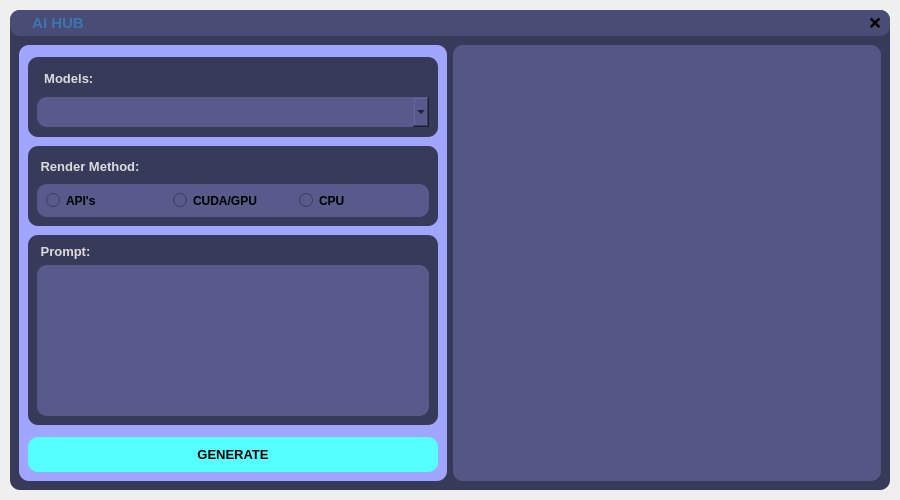
<?xml version="1.0" encoding="UTF-8"?>
<ui version="4.0">
 <class>MainWindow</class>
 <widget class="QMainWindow" name="MainWindow">
  <property name="geometry">
   <rect>
    <x>0</x>
    <y>0</y>
    <width>900</width>
    <height>500</height>
   </rect>
  </property>
  <property name="minimumSize">
   <size>
    <width>900</width>
    <height>500</height>
   </size>
  </property>
  <property name="maximumSize">
   <size>
    <width>900</width>
    <height>500</height>
   </size>
  </property>
  <property name="windowTitle">
   <string>MainWindow</string>
  </property>
  <widget class="QWidget" name="centralwidget">
   <property name="minimumSize">
    <size>
     <width>900</width>
     <height>500</height>
    </size>
   </property>
   <property name="maximumSize">
    <size>
     <width>900</width>
     <height>500</height>
    </size>
   </property>
   <layout class="QGridLayout" name="gridLayout">
    <property name="leftMargin">
     <number>10</number>
    </property>
    <property name="topMargin">
     <number>10</number>
    </property>
    <property name="rightMargin">
     <number>10</number>
    </property>
    <property name="bottomMargin">
     <number>10</number>
    </property>
    <item row="0" column="0">
     <widget class="QFrame" name="frame">
      <property name="styleSheet">
       <string notr="true">QFrame{
	background-color: rgb(56, 58, 89);
	color: rgb(220, 220, 220);
	border-radius: 10px;
}</string>
      </property>
      <property name="frameShape">
       <enum>QFrame::StyledPanel</enum>
      </property>
      <property name="frameShadow">
       <enum>QFrame::Raised</enum>
      </property>
      <layout class="QGridLayout" name="gridLayout_2">
       <property name="leftMargin">
        <number>0</number>
       </property>
       <property name="topMargin">
        <number>0</number>
       </property>
       <property name="rightMargin">
        <number>0</number>
       </property>
       <property name="bottomMargin">
        <number>0</number>
       </property>
       <property name="spacing">
        <number>0</number>
       </property>
       <item row="0" column="0">
        <widget class="QFrame" name="frame_3">
         <property name="maximumSize">
          <size>
           <width>16777215</width>
           <height>40</height>
          </size>
         </property>
         <property name="styleSheet">
          <string notr="true">background-color: rgb(73, 76, 116);</string>
         </property>
         <property name="frameShape">
          <enum>QFrame::StyledPanel</enum>
         </property>
         <property name="frameShadow">
          <enum>QFrame::Raised</enum>
         </property>
         <layout class="QGridLayout" name="gridLayout_4">
          <property name="leftMargin">
           <number>9</number>
          </property>
          <property name="topMargin">
           <number>3</number>
          </property>
          <property name="rightMargin">
           <number>9</number>
          </property>
          <property name="bottomMargin">
           <number>3</number>
          </property>
          <item row="0" column="3">
           <widget class="QPushButton" name="close_btn">
            <property name="font">
             <font>
              <pointsize>11</pointsize>
              <bold>true</bold>
             </font>
            </property>
            <property name="cursor">
             <cursorShape>PointingHandCursor</cursorShape>
            </property>
            <property name="styleSheet">
             <string notr="true">border-radius: 10px</string>
            </property>
            <property name="text">
             <string>❌</string>
            </property>
           </widget>
          </item>
          <item row="0" column="0">
           <widget class="QLabel" name="label">
            <property name="maximumSize">
             <size>
              <width>30</width>
              <height>30</height>
             </size>
            </property>
            <property name="text">
             <string/>
            </property>
            <property name="pixmap">
             <pixmap resource="res/res.qrc">:/1/image/[removal.ai]_a84c2b95-b237-4c04-add0-3ab8754597be-aihub_PDDORY.png</pixmap>
            </property>
            <property name="scaledContents">
             <bool>true</bool>
            </property>
           </widget>
          </item>
          <item row="0" column="2">
           <spacer name="horizontalSpacer">
            <property name="orientation">
             <enum>Qt::Horizontal</enum>
            </property>
            <property name="sizeHint" stdset="0">
             <size>
              <width>738</width>
              <height>20</height>
             </size>
            </property>
           </spacer>
          </item>
          <item row="0" column="1">
           <widget class="QLabel" name="label_title">
            <property name="font">
             <font>
              <pointsize>11</pointsize>
              <bold>true</bold>
             </font>
            </property>
            <property name="styleSheet">
             <string notr="true">color: rgb(59, 117, 176)</string>
            </property>
            <property name="text">
             <string>AI HUB</string>
            </property>
            <property name="alignment">
             <set>Qt::AlignCenter</set>
            </property>
           </widget>
          </item>
         </layout>
        </widget>
       </item>
       <item row="1" column="0">
        <widget class="QWidget" name="widget" native="true">
         <property name="styleSheet">
          <string notr="true"/>
         </property>
         <layout class="QGridLayout" name="gridLayout_3">
          <item row="0" column="1">
           <widget class="QFrame" name="frame_4">
            <property name="styleSheet">
             <string notr="true">background-color: rgb(84, 87, 134);</string>
            </property>
            <property name="frameShape">
             <enum>QFrame::StyledPanel</enum>
            </property>
            <property name="frameShadow">
             <enum>QFrame::Raised</enum>
            </property>
            <layout class="QGridLayout" name="gridLayout_6">
             <item row="0" column="0">
              <widget class="QLabel" name="hasil">
               <property name="maximumSize">
                <size>
                 <width>408</width>
                 <height>408</height>
                </size>
               </property>
               <property name="text">
                <string/>
               </property>
               <property name="scaledContents">
                <bool>true</bool>
               </property>
              </widget>
             </item>
            </layout>
           </widget>
          </item>
          <item row="0" column="0">
           <widget class="QFrame" name="frame_2">
            <property name="styleSheet">
             <string notr="true">background-color: rgb(160, 166, 255);
border-radius: 10px;</string>
            </property>
            <property name="frameShape">
             <enum>QFrame::StyledPanel</enum>
            </property>
            <property name="frameShadow">
             <enum>QFrame::Raised</enum>
            </property>
            <layout class="QGridLayout" name="gridLayout_5">
             <item row="0" column="0">
              <widget class="QScrollArea" name="scrollArea">
               <property name="sizePolicy">
                <sizepolicy hsizetype="Preferred" vsizetype="Expanding">
                 <horstretch>0</horstretch>
                 <verstretch>0</verstretch>
                </sizepolicy>
               </property>
               <property name="widgetResizable">
                <bool>true</bool>
               </property>
               <widget class="QWidget" name="scrollAreaWidgetContents">
                <property name="geometry">
                 <rect>
                  <x>0</x>
                  <y>0</y>
                  <width>410</width>
                  <height>367</height>
                 </rect>
                </property>
                <layout class="QGridLayout" name="gridLayout_7">
                 <property name="leftMargin">
                  <number>0</number>
                 </property>
                 <property name="topMargin">
                  <number>0</number>
                 </property>
                 <property name="rightMargin">
                  <number>0</number>
                 </property>
                 <property name="bottomMargin">
                  <number>0</number>
                 </property>
                 <property name="horizontalSpacing">
                  <number>0</number>
                 </property>
                 <item row="2" column="0">
                  <widget class="QFrame" name="frame_9">
                   <property name="maximumSize">
                    <size>
                     <width>16777215</width>
                     <height>190</height>
                    </size>
                   </property>
                   <property name="styleSheet">
                    <string notr="true">background-color: rgb(56, 58, 89);</string>
                   </property>
                   <property name="frameShape">
                    <enum>QFrame::StyledPanel</enum>
                   </property>
                   <property name="frameShadow">
                    <enum>QFrame::Raised</enum>
                   </property>
                   <layout class="QGridLayout" name="gridLayout_11">
                    <item row="1" column="0" colspan="3">
                     <widget class="QFrame" name="frame_10">
                      <property name="minimumSize">
                       <size>
                        <width>0</width>
                        <height>30</height>
                       </size>
                      </property>
                      <property name="styleSheet">
                       <string notr="true">background-color: rgb(87, 90, 138);</string>
                      </property>
                      <property name="frameShape">
                       <enum>QFrame::StyledPanel</enum>
                      </property>
                      <property name="frameShadow">
                       <enum>QFrame::Raised</enum>
                      </property>
                      <layout class="QGridLayout" name="gridLayout_12">
                       <item row="0" column="0">
                        <widget class="QTextEdit" name="prompt">
                         <property name="verticalScrollBarPolicy">
                          <enum>Qt::ScrollBarAlwaysOff</enum>
                         </property>
                         <property name="horizontalScrollBarPolicy">
                          <enum>Qt::ScrollBarAlwaysOff</enum>
                         </property>
                        </widget>
                       </item>
                      </layout>
                     </widget>
                    </item>
                    <item row="0" column="2">
                     <widget class="QPushButton" name="help_prompt">
                      <property name="maximumSize">
                       <size>
                        <width>25</width>
                        <height>25</height>
                       </size>
                      </property>
                      <property name="cursor">
                       <cursorShape>PointingHandCursor</cursorShape>
                      </property>
                      <property name="styleSheet">
                       <string notr="true">border-radius: 10px</string>
                      </property>
                      <property name="text">
                       <string/>
                      </property>
                      <property name="icon">
                       <iconset resource="res/res.qrc">
                        <normaloff>:/1/image/question-circle-svgrepo-com.svg</normaloff>:/1/image/question-circle-svgrepo-com.svg</iconset>
                      </property>
                      <property name="iconSize">
                       <size>
                        <width>25</width>
                        <height>25</height>
                       </size>
                      </property>
                     </widget>
                    </item>
                    <item row="0" column="0" colspan="2">
                     <widget class="QLabel" name="label_5">
                      <property name="font">
                       <font>
                        <pointsize>10</pointsize>
                        <bold>true</bold>
                       </font>
                      </property>
                      <property name="text">
                       <string> Prompt:</string>
                      </property>
                     </widget>
                    </item>
                   </layout>
                  </widget>
                 </item>
                 <item row="1" column="0">
                  <widget class="QFrame" name="frame_7">
                   <property name="maximumSize">
                    <size>
                     <width>16777215</width>
                     <height>80</height>
                    </size>
                   </property>
                   <property name="styleSheet">
                    <string notr="true">background-color: rgb(56, 58, 89);</string>
                   </property>
                   <property name="frameShape">
                    <enum>QFrame::StyledPanel</enum>
                   </property>
                   <property name="frameShadow">
                    <enum>QFrame::Raised</enum>
                   </property>
                   <layout class="QGridLayout" name="gridLayout_9">
                    <item row="1" column="0" colspan="3">
                     <widget class="QFrame" name="frame_8">
                      <property name="minimumSize">
                       <size>
                        <width>0</width>
                        <height>30</height>
                       </size>
                      </property>
                      <property name="styleSheet">
                       <string notr="true">background-color: rgb(87, 90, 138);</string>
                      </property>
                      <property name="frameShape">
                       <enum>QFrame::StyledPanel</enum>
                      </property>
                      <property name="frameShadow">
                       <enum>QFrame::Raised</enum>
                      </property>
                      <layout class="QGridLayout" name="gridLayout_10">
                       <item row="0" column="0">
                        <widget class="QRadioButton" name="apis">
                         <property name="font">
                          <font>
                           <bold>true</bold>
                          </font>
                         </property>
                         <property name="cursor">
                          <cursorShape>PointingHandCursor</cursorShape>
                         </property>
                         <property name="text">
                          <string>API's</string>
                         </property>
                        </widget>
                       </item>
                       <item row="0" column="1">
                        <widget class="QRadioButton" name="cuda">
                         <property name="font">
                          <font>
                           <bold>true</bold>
                          </font>
                         </property>
                         <property name="cursor">
                          <cursorShape>PointingHandCursor</cursorShape>
                         </property>
                         <property name="text">
                          <string>CUDA/GPU</string>
                         </property>
                        </widget>
                       </item>
                       <item row="0" column="2">
                        <widget class="QRadioButton" name="cpu">
                         <property name="font">
                          <font>
                           <bold>true</bold>
                          </font>
                         </property>
                         <property name="cursor">
                          <cursorShape>PointingHandCursor</cursorShape>
                         </property>
                         <property name="text">
                          <string>CPU</string>
                         </property>
                        </widget>
                       </item>
                      </layout>
                     </widget>
                    </item>
                    <item row="0" column="2">
                     <widget class="QPushButton" name="help_render">
                      <property name="maximumSize">
                       <size>
                        <width>25</width>
                        <height>25</height>
                       </size>
                      </property>
                      <property name="cursor">
                       <cursorShape>PointingHandCursor</cursorShape>
                      </property>
                      <property name="styleSheet">
                       <string notr="true">border-radius: 10px</string>
                      </property>
                      <property name="text">
                       <string/>
                      </property>
                      <property name="icon">
                       <iconset resource="res/res.qrc">
                        <normaloff>:/1/image/question-circle-svgrepo-com.svg</normaloff>:/1/image/question-circle-svgrepo-com.svg</iconset>
                      </property>
                      <property name="iconSize">
                       <size>
                        <width>25</width>
                        <height>25</height>
                       </size>
                      </property>
                     </widget>
                    </item>
                    <item row="0" column="0" colspan="2">
                     <widget class="QLabel" name="label_4">
                      <property name="font">
                       <font>
                        <pointsize>10</pointsize>
                        <bold>true</bold>
                       </font>
                      </property>
                      <property name="text">
                       <string> Render Method:</string>
                      </property>
                     </widget>
                    </item>
                   </layout>
                  </widget>
                 </item>
                 <item row="0" column="0">
                  <widget class="QFrame" name="frame_5">
                   <property name="maximumSize">
                    <size>
                     <width>16777215</width>
                     <height>80</height>
                    </size>
                   </property>
                   <property name="styleSheet">
                    <string notr="true">background-color: rgb(56, 58, 89);</string>
                   </property>
                   <property name="frameShape">
                    <enum>QFrame::StyledPanel</enum>
                   </property>
                   <property name="frameShadow">
                    <enum>QFrame::Raised</enum>
                   </property>
                   <layout class="QGridLayout" name="gridLayout_8">
                    <property name="horizontalSpacing">
                     <number>0</number>
                    </property>
                    <property name="verticalSpacing">
                     <number>6</number>
                    </property>
                    <item row="0" column="0">
                     <widget class="QLabel" name="label_3">
                      <property name="font">
                       <font>
                        <pointsize>10</pointsize>
                        <bold>true</bold>
                       </font>
                      </property>
                      <property name="text">
                       <string>  Models:</string>
                      </property>
                     </widget>
                    </item>
                    <item row="1" column="0" colspan="2">
                     <widget class="QComboBox" name="models">
                      <property name="minimumSize">
                       <size>
                        <width>0</width>
                        <height>30</height>
                       </size>
                      </property>
                      <property name="cursor">
                       <cursorShape>PointingHandCursor</cursorShape>
                      </property>
                      <property name="styleSheet">
                       <string notr="true">background-color: rgb(87, 90, 138);</string>
                      </property>
                      <property name="insertPolicy">
                       <enum>QComboBox::InsertAtCurrent</enum>
                      </property>
                      <property name="sizeAdjustPolicy">
                       <enum>QComboBox::AdjustToContentsOnFirstShow</enum>
                      </property>
                     </widget>
                    </item>
                    <item row="0" column="1">
                     <widget class="QPushButton" name="help_models">
                      <property name="maximumSize">
                       <size>
                        <width>25</width>
                        <height>25</height>
                       </size>
                      </property>
                      <property name="cursor">
                       <cursorShape>PointingHandCursor</cursorShape>
                      </property>
                      <property name="styleSheet">
                       <string notr="true">border-radius: 10px</string>
                      </property>
                      <property name="text">
                       <string/>
                      </property>
                      <property name="icon">
                       <iconset resource="res/res.qrc">
                        <normaloff>:/1/image/question-circle-svgrepo-com.svg</normaloff>:/1/image/question-circle-svgrepo-com.svg</iconset>
                      </property>
                      <property name="iconSize">
                       <size>
                        <width>25</width>
                        <height>25</height>
                       </size>
                      </property>
                     </widget>
                    </item>
                   </layout>
                  </widget>
                 </item>
                </layout>
               </widget>
              </widget>
             </item>
             <item row="1" column="0">
              <widget class="QPushButton" name="generate">
               <property name="sizePolicy">
                <sizepolicy hsizetype="Minimum" vsizetype="Preferred">
                 <horstretch>0</horstretch>
                 <verstretch>0</verstretch>
                </sizepolicy>
               </property>
               <property name="minimumSize">
                <size>
                 <width>0</width>
                 <height>35</height>
                </size>
               </property>
               <property name="font">
                <font>
                 <pointsize>10</pointsize>
                 <bold>true</bold>
                </font>
               </property>
               <property name="cursor">
                <cursorShape>PointingHandCursor</cursorShape>
               </property>
               <property name="styleSheet">
                <string notr="true">background-color: rgb(85, 255, 255);</string>
               </property>
               <property name="text">
                <string>GENERATE</string>
               </property>
              </widget>
             </item>
            </layout>
           </widget>
          </item>
         </layout>
        </widget>
       </item>
      </layout>
     </widget>
    </item>
   </layout>
  </widget>
 </widget>
 <resources>
  <include location="res/res.qrc"/>
 </resources>
 <connections/>
</ui>
